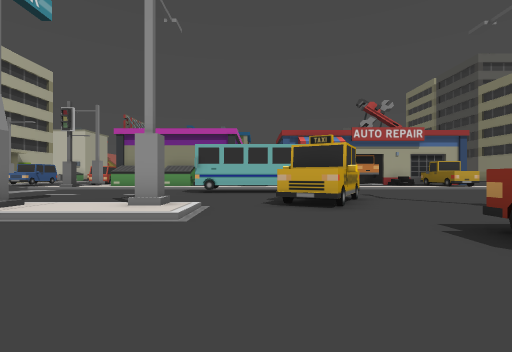
[1] (above)

17 first-person views from a walk through a 3-D level made in the Unity game engine. The camera is 1.2 m above the floor, looks level and sees 85° across. The floor is counted in squares, 2 m on a side. Each view is taken from the middle of a square. On the plan, view 1 faces up. The plan holds only what a view shows up to about 9 squares ahead; the rest is blank. The place goes on beyond the plan. The player is left out. Some animated figures are not drawn.

[2]
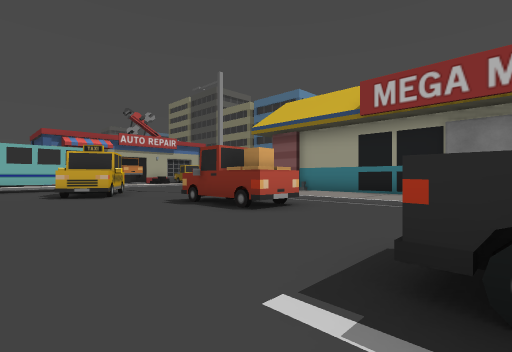

[3]
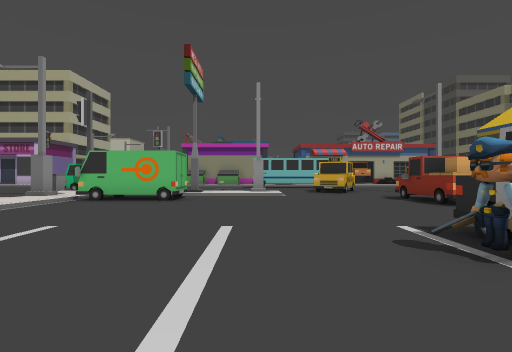

[4]
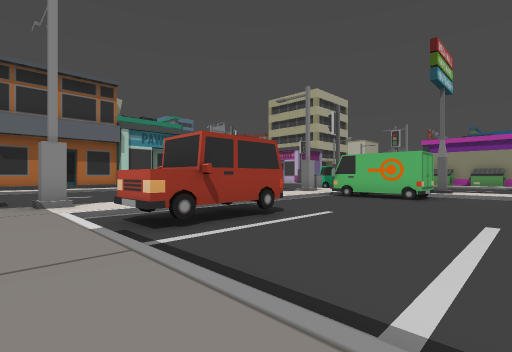

[5]
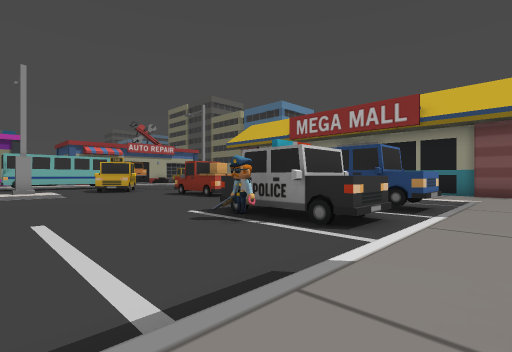

[6]
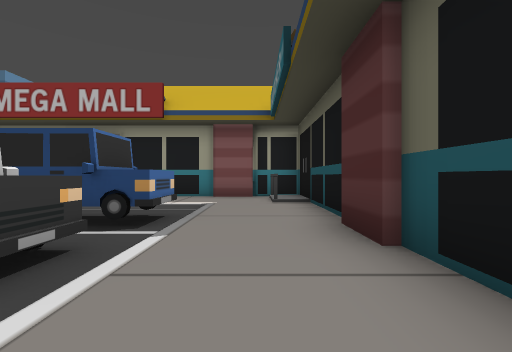

[7]
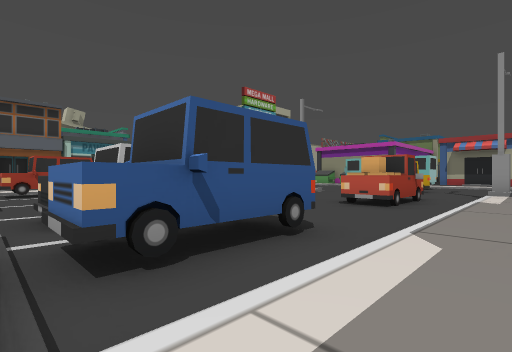

[8]
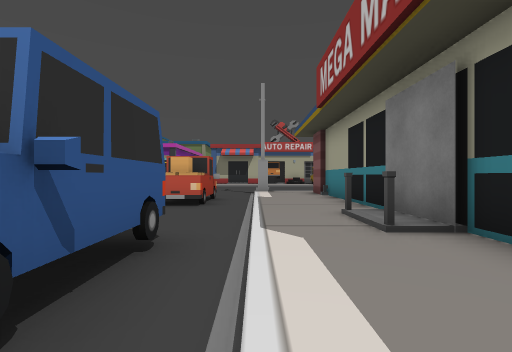

[9]
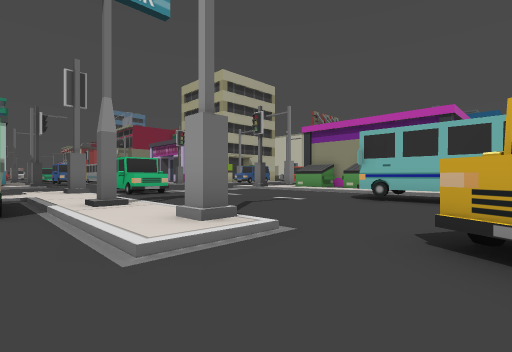

[10]
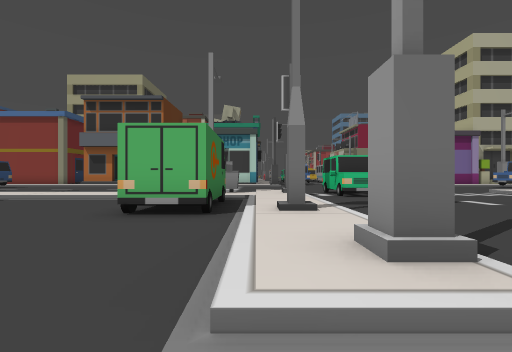

[11]
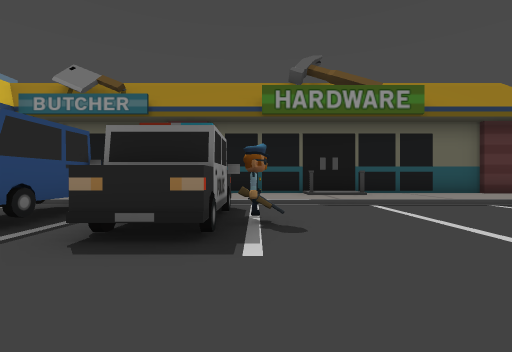

[12]
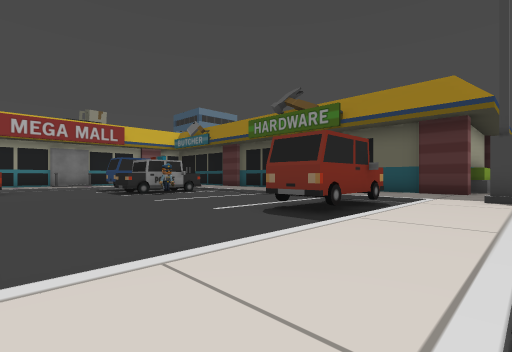

[13]
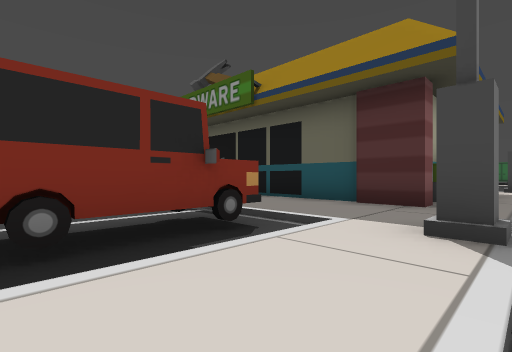

[14]
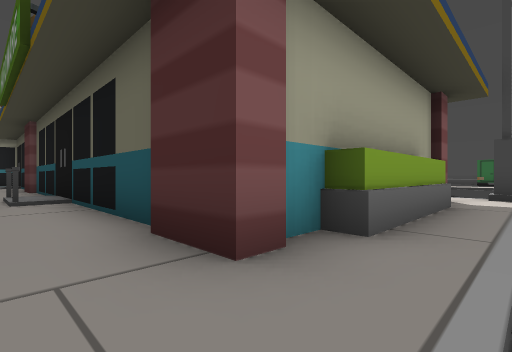

[15]
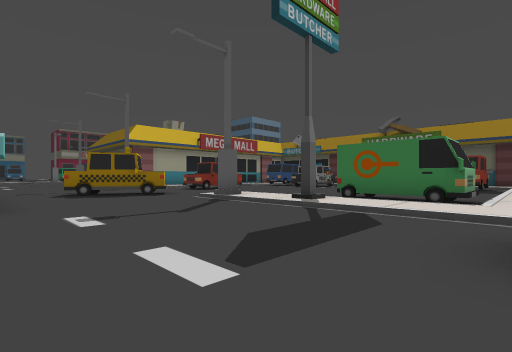

[16]
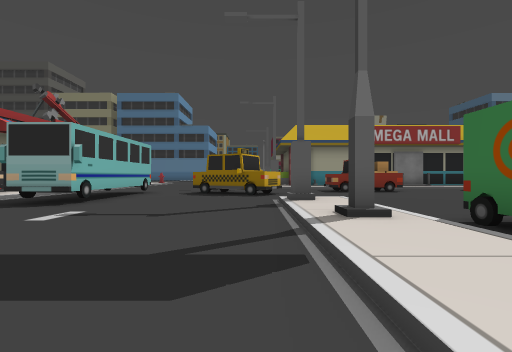

[17]
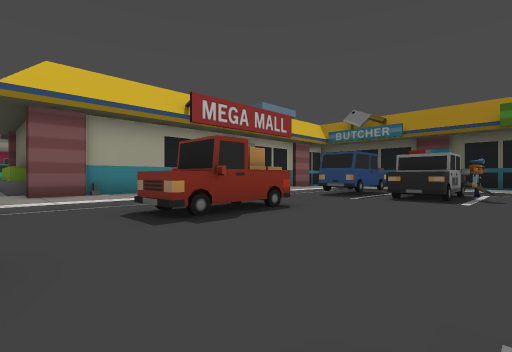

### Floor plan
Key: @ floor where view 1 was taken; # wall or solid block; . main floor; : floor 0.25 m higher than the main floor; / step, stairs or slope; ^ raised ledge; A van; C car; B bus; I bin; O other object.
Columns run from 9 left of view 1 to 11 right of it. Each row starts with its distance up from view 1.
 10  ......B###
  9  ...............
  8  C.........OO...
  7 CC........##....
  6 ..........O#...
  5 O::::#:#/.O...#:::
  4 /:///////...../:#####
  3 I:A##.......OO/:#
  2 /:A##.......O./:#
  1 /:..........O./:#
  0 /:.......@..../:#
 -1 /:............/:#
 -2 /:............/:#
 -3 /:.C......O.CC/:#
 -4 /:CC.....OOOCC/:#
 -5 /:.CC.....O.CC/:#
 -6 /://///////////:#
 -7 /:::::::::::::::#
 -8 //###############
 -9 /:#
-10 /^
-11 /^
-12 /^
-13 /#
-14 /:

Positions as (right, up) in squares from view 1, and headings:
1: (0, 0), facing up
2: (-1, -3), facing up-right
3: (-2, -6), facing up
4: (-2, -7), facing up-left
5: (-3, -7), facing up-right
6: (-1, -7), facing right
7: (6, -6), facing up-left
8: (5, -6), facing up
9: (1, 3), facing up-left
10: (0, 4), facing left
11: (0, 0), facing down
12: (-9, 1), facing down-right
13: (-9, -3), facing down-right
14: (-9, -7), facing down-right
15: (-8, 10), facing down-right
16: (-8, 6), facing right
17: (-1, 5), facing down-right
